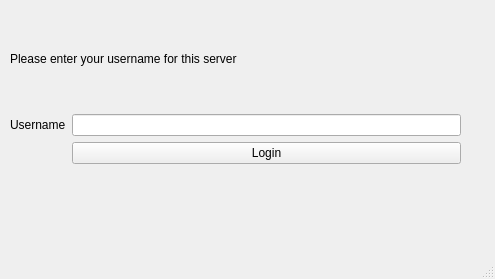
<?xml version="1.0" encoding="UTF-8"?>
<ui version="4.0">
    <class>Login</class>
    <widget class="QMainWindow" name="Login">
        <property name="geometry">
            <rect>
                <x>0</x>
                <y>0</y>
                <width>495</width>
                <height>279</height>
            </rect>
        </property>
        <property name="windowTitle">
            <string>Login</string>
        </property>
        <widget class="QWidget" name="centralwidget">
            <widget class="QWidget" name="verticalLayoutWidget">
                <property name="geometry">
                    <rect>
                        <x>10</x>
                        <y>10</y>
                        <width>451</width>
                        <height>201</height>
                    </rect>
                </property>
                <layout class="QVBoxLayout" name="verticalLayout">
                    <item>
                        <widget class="QLabel" name="label_2">
                            <property name="text">
                                <string>Please enter your username for this server</string>
                            </property>
                        </widget>
                    </item>
                    <item>
                        <layout class="QFormLayout" name="formLayout">
                            <item row="1" column="0">
                                <widget class="QLabel" name="label">
                                    <property name="text">
                                        <string>Username</string>
                                    </property>
                                </widget>
                            </item>
                            <item row="1" column="1">
                                <widget class="QLineEdit" name="input_username">
                                    <property name="maxLength">
                                        <number>10</number>
                                    </property>
                                </widget>
                            </item>
                            <item row="2" column="1">
                                <widget class="QPushButton" name="button_login">
                                    <property name="text">
                                        <string>Login</string>
                                    </property>
                                </widget>
                            </item>
                        </layout>
                    </item>
                </layout>
            </widget>
        </widget>
        <widget class="QMenuBar" name="menubar">
            <property name="geometry">
                <rect>
                    <x>0</x>
                    <y>0</y>
                    <width>495</width>
                    <height>24</height>
                </rect>
            </property>
        </widget>
        <widget class="QStatusBar" name="statusbar"/>
    </widget>
    <resources/>
    <connections/>
</ui>
